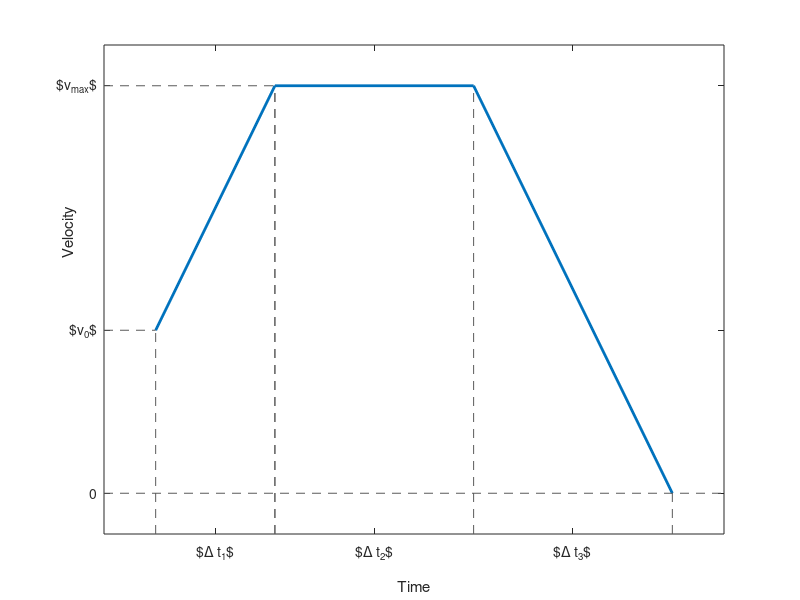

Source code (MATLAB): (Note: this script raises an error after producing the figure.)

clear
close all
clc

%% settings

% dt1=4;	% acceleration phase
dt2=5;		% maximum velocity phase
% dt3=4;	% deceleration phase
v0=2;	% starting velocity
a=1;	% maximum acceleration/deceleration

vmax=5;	% maximum velocity

%% calculations

dt1=(vmax-v0)/a;
dt3=vmax/a;

% integrating velocity and acceleration to determine travel
dx1=v0*dt1+a*dt1^2/2;
dx2=vmax*dt2;
dx3=a*dt3^2/2;
dx=dx1+dx2+dx3;

vtop=vmax;

% total time
dt=dt1+dt2+dt3;

t = [0 dt1 dt1+dt2 dt1+dt2+dt3];
v=[v0 vtop vtop 0];

%% plot velocity

figure
plot(t,v,'LineWidth',2);

XL = [min(t)-dt/10 max(t)+dt/10];
YL = [min([0 v0]-vtop/10) max([vtop v0]+vtop/10)];

% mark lines
clr = .35*[1 1 1]; % [.8 .8 .8]
line( XL,			[0 0]		,'Color',clr,'LineStyle','--');
line([XL(1) dt1],	[vtop vtop]	,'Color',clr,'LineStyle','--');
line([XL(1) 0],		[v0 v0]		,'Color',clr,'LineStyle','--');
line([0 0],			[YL(1) v0]	,'Color',clr,'LineStyle','--');
line([dt1 dt1],		[YL(1) vtop],'Color',clr,'LineStyle','--');
line([dt1 dt1],		[YL(1) vtop],'Color',clr,'LineStyle','--');
line([dt1+dt2 dt1+dt2],[YL(1) vtop],'Color',clr,'LineStyle','--');
line([dt dt],[YL(1) 0],'Color',clr,'LineStyle','--');

% labels and ticks
set(gca,'XTick',[dt1/2 dt1+dt2/2 dt1+dt2+dt3/2 ],'XTickLabel',{'$\Delta t_1$','$\Delta t_2$','$\Delta t_3$'});
set(gca,'YTick',[0 v0 vtop],'YTickLabel',{'0','$v_0$','$v_{max}$'});
xl=xlabel('Time');
yl=ylabel('Velocity');%,'Rotation',0);

% set plot limits
xlim(XL);
ylim(YL);

% set label position
set(xl,'Position',get(xl,'Position')+[0 -0.15 0]);
set(yl,'Position',get(yl,'Position')+[0.75 0.7 0]);

matlabfrag('trunc_triangular_velocity_profile');


%% plot position

t1=0:dt1/200:dt1;
t2=[]; % because straight line
t3=0:dt3/200:dt3;
t=[t1 t2 dt1+dt2+t3];

x1=v0*t1+a*t1.^2/2;
x2=vmax*t2;
x3=dx1+dx2+vmax*t3-a*t3.^2/2;
x=[x1 x2 x3];

figure
plot(t,x,'LineWidth',2);

XL = [min(t)-dt/10 max(t)+dt/10];
YL = [-dx/20 dx+dx/20];

% mark lines
clr = .35*[1 1 1]; % [.8 .8 .8]
line( XL,				[0 0]		,'Color',clr,'LineStyle','--');
line([XL(1) dt1],		dx1*[1 1]	,'Color',clr,'LineStyle','--');
line([XL(1) dt1+dt2],(dx1+dx2)*[1 1],'Color',clr,'LineStyle','--');
line([XL(1) dt],		[dx dx]		,'Color',clr,'LineStyle','--');

line([0 0],				YL				,'Color',clr,'LineStyle','--');
line([dt1 dt1],			[YL(1) dx1]		,'Color',clr,'LineStyle','--');
line((dt1+dt2)*[1 1],	[YL(1) dx1+dx2]	,'Color',clr,'LineStyle','--');
line([dt dt],			[YL(1) dx]		,'Color',clr,'LineStyle','--');

% labels and ticks
set(gca,'XTick',[dt1/2 dt1+dt2/2 dt1+dt2+dt3/2 ],'XTickLabel',{'$\Delta t_1$','$\Delta t_2$','$\Delta t_3$'});
set(gca,'YTick',[0 dx1/2 dx1+dx2/2 dx1+dx2+dx3/2],'YTickLabel',{'0','$\Delta x_1$','$\Delta x_2$','$\Delta x_3$'});
xl=xlabel('Time');
yl=ylabel('Position');%,'Rotation',0);

% set plot limits
xlim(XL);
ylim(YL);

% set label position
set(xl,'Position',get(xl,'Position')+[0 -0.85 0]);
set(yl,'Position',get(yl,'Position')+[1.25 0.7 0]);

matlabfrag('position_limited');
